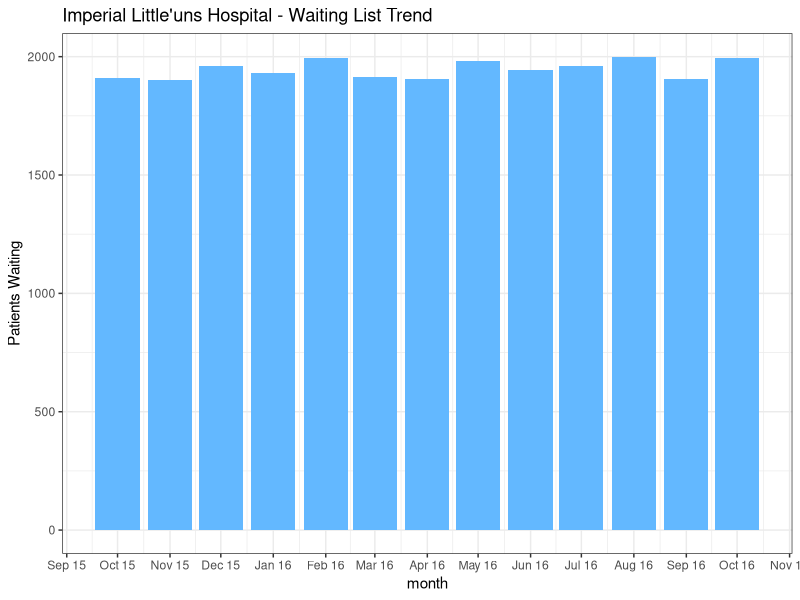
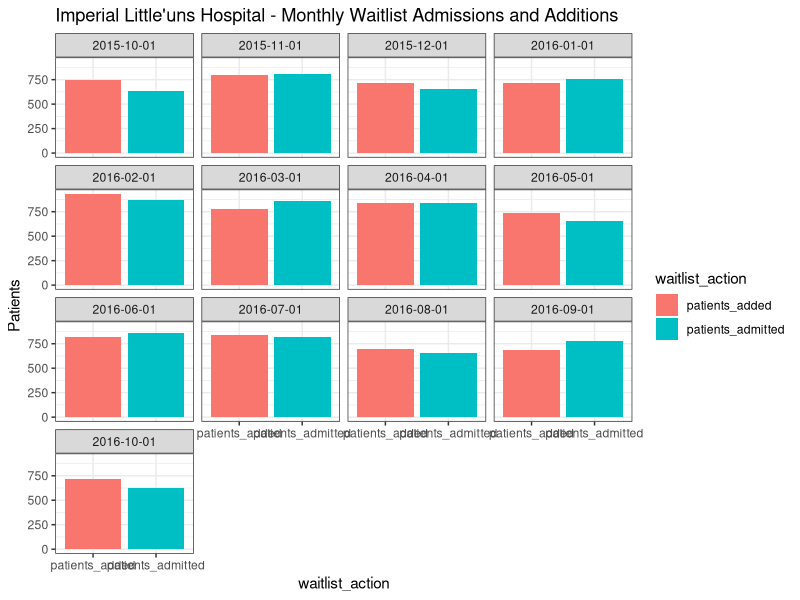
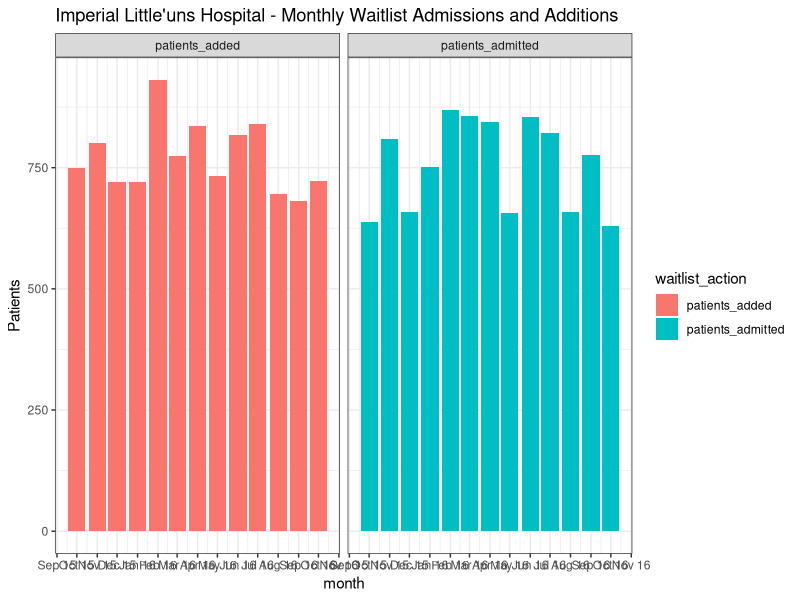

Reproduce these figures in R, in order.

#' # Rreports!
#' ## An introduction to using R for reporting
#' 
#' Adam Gruer 
#' Oct 27 2016
#' 
#' Last updated: `r Sys.time()`
#' 
#' ## Overview
#' This is a short demo on how R can be a very effective
#' tool for producing reports.  
#'  
#' ## Operating system and R version 
#'  Below are the details of the operating system and version of R used to 
#'  create this report.
#'  
version
#' ## Load packages
#' As always, the first step is to load all the necessary packages
#+ load-libs, include = TRUE
suppressPackageStartupMessages({
library(tidyverse)
library(lubridate)
})
#' ## Create some random test data for elective surgery waitlist report
#' 
set.seed(198)
waitlist <- tibble(
            month = seq.Date(
                            from = ymd("2015 Oct 01"),
                            to = ymd("2016 Oct 01"),
                            by = "month" ),
            patients_waiting = sample(
                                        1900:2000,
                                        size = 13,
                                        replace = TRUE),
            patients_admitted = sample(
                              600:900,
                              size = 13,
                              replace = TRUE)
            
            
            )
#' Let's use the dplyr package to work out the patients added each month using 
#' the difference between the month and the previous month , **add back** the admissions
#' in the month.  We add this to out data table.
waitlist <- waitlist %>%
  mutate( patients_waiting_change =
            patients_waiting - lag(patients_waiting) ) %>%
  mutate( patients_added = 
            patients_waiting_change + patients_admitted) %>%
  replace_na(list(patients_added = 750L, patients_waiting_change = -12L))
#'
#' We will create some variables for the hospital name and city so we don't have to
#' type it everywhere - and when we get a new job we can bring this report with us
hospital_name <-  "Imperial Little'uns Hospital"
hospital_city <-  "North Haverbrook"

#'
#' ## `r stringr::str_interp("${hospital_name}, ${hospital_city}")`
#' ### Waitlist Report
#+ kable, echo = FALSE
knitr::kable(
            waitlist %>%
              arrange(desc(month)))
#' ### Waitlist Trend
#+ trend-plot, echo = FALSE
ggplot(data = waitlist) +
  geom_bar(mapping = aes(
                        x = month,
                        y = patients_waiting),
           stat  = "identity", fill ="steelblue1") +
 
  scale_x_date(date_breaks = "1 month",
               date_labels = "%b %y") +
  scale_y_continuous(name = "Patients Waiting") +
  theme_bw() +
  ggtitle(stringr::str_interp("${hospital_name} - Waiting List Trend"))

#+ commentary, echo = FALSE
commentary_month <- last(waitlist$month)

commentary_month_name <- as.character(month(commentary_month,
                               label = TRUE,
                               abbr = FALSE))
commentary_month_waitlist <- last(waitlist$patients_waiting)
commentary_month_admitted <- last(waitlist$patients_admitted)
prior_month_waitlist <- nth(waitlist$patients_waiting, -2L)
commentary_month_added <- last(waitlist$patients_added)

change <-  last(waitlist$patients_waiting_change)
change_percent <-  as.double(change) / as.double(prior_month_waitlist) * 100.0
change_description <- if (change < 0) {
                      "decreased by"} else if (change > 0) {
                        "increased by"} else {"remained unchanged"}
 
#' `r stringr::str_interp(
#'        c(
#'        "In ${commentary_month_name}, the waiting list for elective surgery ",
#'        "${change_description} ${change} ($[1.1f%%]{change_percent}) to ${commentary_month_waitlist}.",
#'        " There were ${commentary_month_admitted} admissions from the waiting list and ${commentary_month_added}",
#'          " children were added to the waiting list during the month."))`

#' ### Monthly Admissions and Additions
#+ admissions_additios-plot, echo = FALSE
admissions_additions <- waitlist %>% 
  select(month,
         patients_added,
         patients_admitted) %>%
  gather(waitlist_action,number_patients, -month)

ggplot(admissions_additions) +

  geom_bar(mapping = aes(
    x = waitlist_action,
    y = number_patients ,
    fill = waitlist_action),
    position = "dodge",
    stat  = "identity") +
  facet_wrap(~month)+
  
  scale_y_continuous(name = "Patients") +
  theme_bw() +
  ggtitle(stringr::str_interp("${hospital_name} - Monthly Waitlist Admissions and Additions"))


  ggplot(admissions_additions) +
  
  geom_bar(mapping = aes(
    x = month,
    y = number_patients ,
    fill = waitlist_action),
    position = "dodge",
    stat  = "identity") +
  facet_wrap(~waitlist_action)+
  scale_x_date(date_breaks = "1 month",
               date_labels = "%b %y") +
  scale_y_continuous(name = "Patients") +
  theme_bw() +
  ggtitle(stringr::str_interp("${hospital_name} - Monthly Waitlist Admissions and Additions"))

